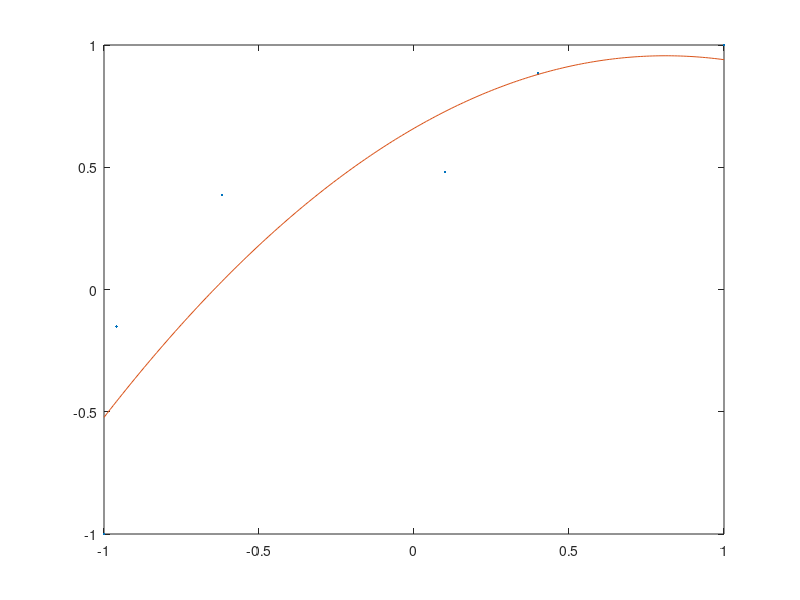
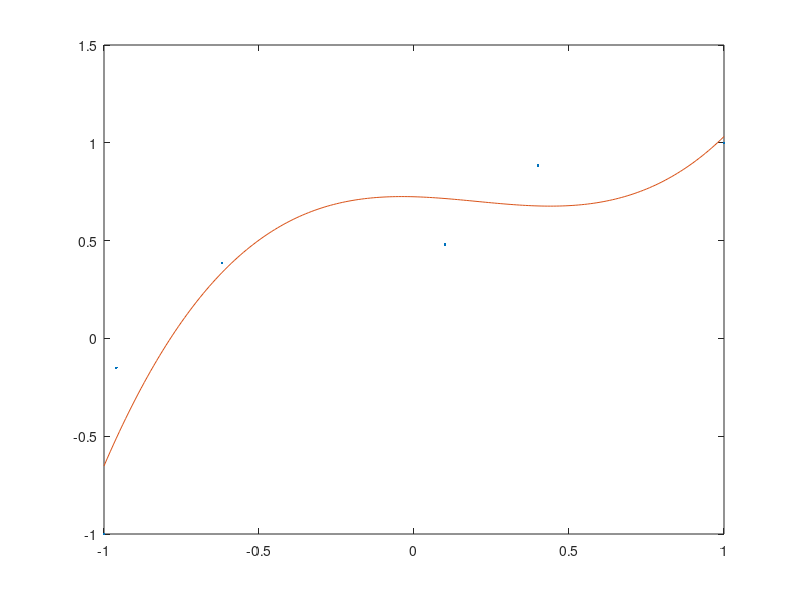
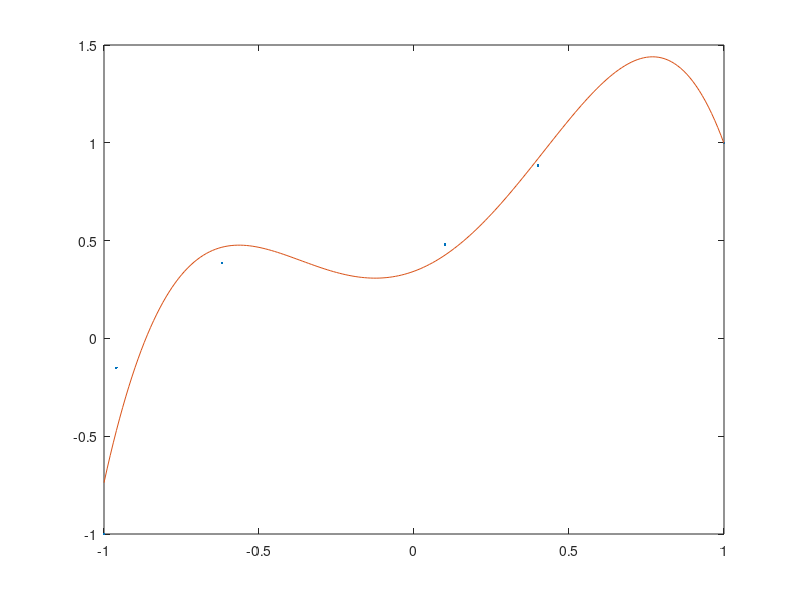
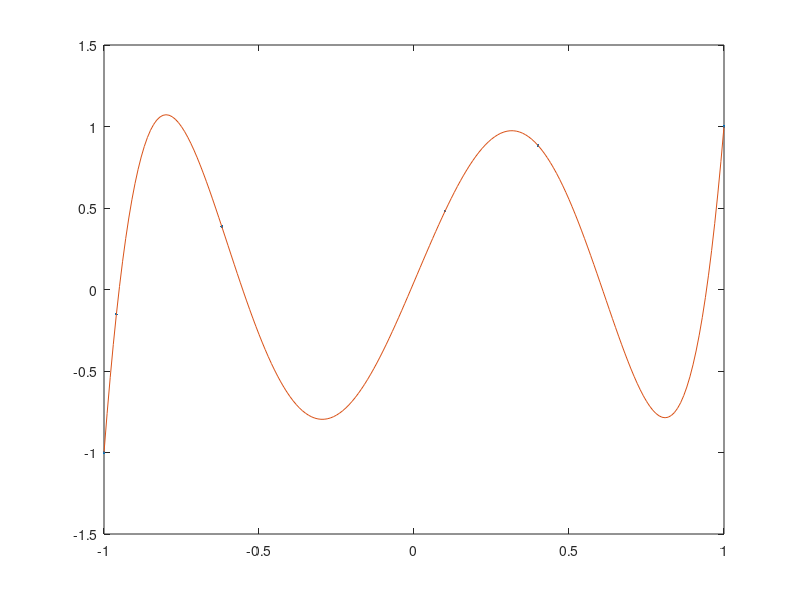

These charts were generated, in order, by the following MATLAB code:
x=[-1,-0.96,-0.62,0.1,0.4,1];
y=[-1,-0.1512,0.386,0.4802,0.8838,1];
n=2;

while(n<=5)
    p=polyfit(x,y,n)
    n = n + 1;
    x1=-1:0.01:1;
    y1=polyval(p,x1);
    figure
    plot(x,y,".")
    hold on
    plot(x1,y1);
end